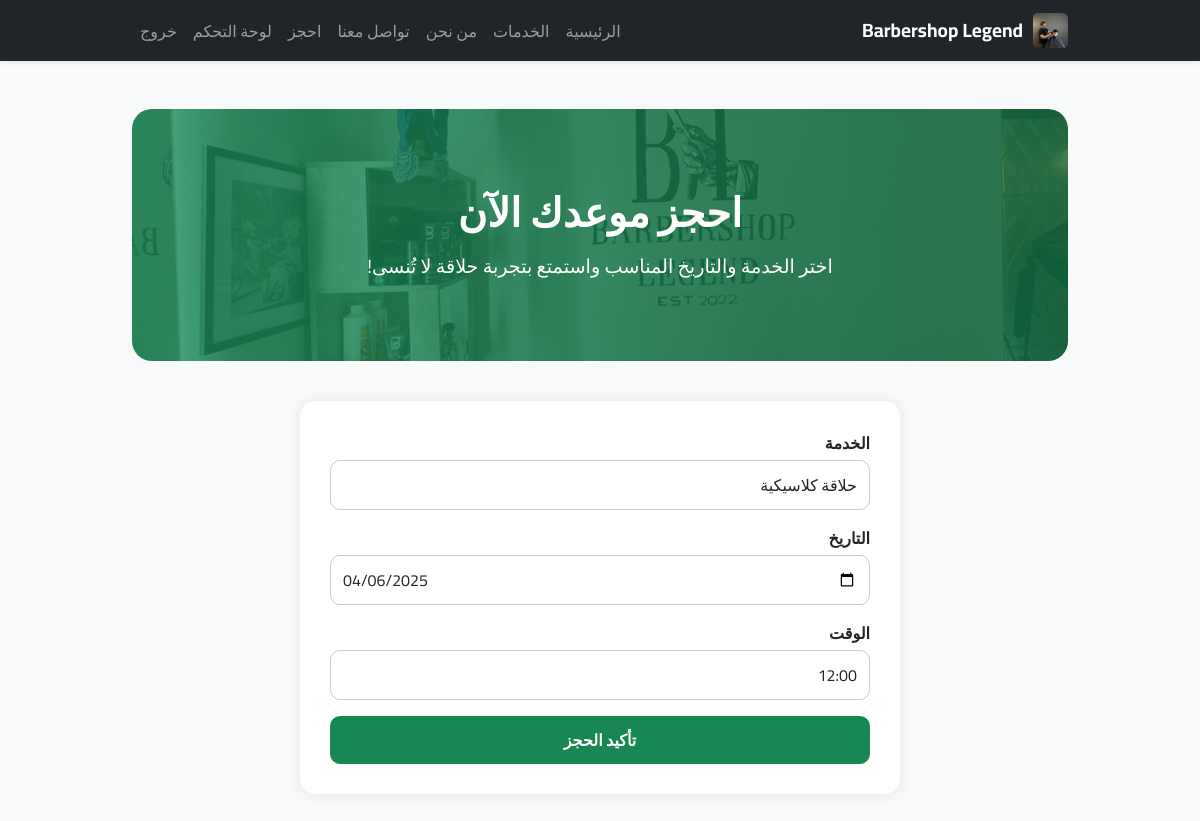
/booking/edit/30/ (signed in), run on the app's committed database.
### booking/models.py (models this page shows, shortened)
class Booking(models.Model):
    SERVICE_CHOICES = [
        ('حلاقة كلاسيكية', 'حلاقة كلاسيكية'),
        ('تنظيف بشرة', 'تنظيف بشرة'),
        ('صبغة شعر', 'صبغة شعر'),
    ]
    user = models.ForeignKey(User, on_delete=models.CASCADE)
    date = models.DateField()
    time = models.TimeField()
    service = models.CharField(max_length=100, choices=SERVICE_CHOICES)

### booking/views.py (the view)
# urls.py: path('booking/edit/<int:booking_id>/', views.edit_booking, name='edit_booking'),
@login_required
def edit_booking(request, booking_id):
    booking = get_object_or_404(Booking, id=booking_id)
    if not request.user.is_superuser and booking.user != request.user:
        messages.error(request, "لا يمكنك تعديل هذا الحجز.")
        return redirect('dashboard')
    if request.method == 'POST':
        form = BookingForm(request.POST, instance=booking)
        if form.is_valid():
            form.save()
            messages.success(request, "تم تعديل الحجز.")
            return redirect('admin_dashboard' if request.user.is_superuser else 'dashboard')
    else:
        form = BookingForm(instance=booking)
    return render(request, 'booking/booking.html', {
        'form': form,
        'edit_mode': True
    })

### booking/forms.py (shortened to what this page needs)
class BookingForm(forms.ModelForm):
    TIME_CHOICES = [(f"{hour:02d}:00", f"{hour}:00") for hour in range(12, 23)]
    time = forms.ChoiceField(choices=TIME_CHOICES)
    class Meta:
        model = Booking
        fields = ['service', 'date', 'time']
        widgets = {
            'date': forms.DateInput(attrs={
                'type': 'date',  # ✅ لتفعيل التقويم في المتصفح
                'class': 'form-control'
            }),
        'time': forms.Select(attrs={
            'class': 'form-control'
        }),
    }
    def __init__(self, *args, **kwargs):
        super().__init__(*args, **kwargs)
        self.fields['service'].widget.attrs.update({'class': 'form-control'})
        self.fields['time'].widget.attrs.update({'class': 'form-control'})

### booking/templates/booking/booking.html (shortened to what this page needs)
{% extends "booking/base.html" %} {% load static %} {% block content %}
<link
  rel="stylesheet"
  href="https://cdn.jsdelivr.net/npm/flatpickr/dist/flatpickr.min.css"
/>
<div class="booking-hero">
  <h2>احجز موعدك الآن</h2>
  <p>اختر الخدمة والتاريخ المناسب واستمتع بتجربة حلاقة لا تُنسى!</p>
</div>
<div class="booking-form-container">
  <form method="POST" novalidate>
    <div class="mb-3">
      <label class="form-label">الخدمة</label>
      {{ form.service }}
    </div>
    <div class="mb-3">
      <label class="form-label">التاريخ</label>
      {{ form.date }}
    </div>
    <div class="mb-3">
      <label class="form-label">الوقت</label>
      {{ form.time }}
    </div>
    <button type="submit" class="btn-book">تأكيد الحجز</button>
  </form>
</div>
{% endblock %}

### booking/static/css/style.css (style rules this page uses)
body { font-family: "Cairo", sans-serif; background-color: #f8f9fa; color: #212529; }
form input, form select, form textarea { border-radius: 6px; border: 1px solid #ccc; padding: 10px; width: 100%; margin-bottom: 15px; }

### booking/templates/booking/base.html (style rules this page uses)
body { font-family: "Cairo", sans-serif; background-color: #f8f9fa; margin: 0; padding: 0; }

### data on the page
Booking: service "حلاقة كلاسيكية", date "04/06/2025", time "12:00"
